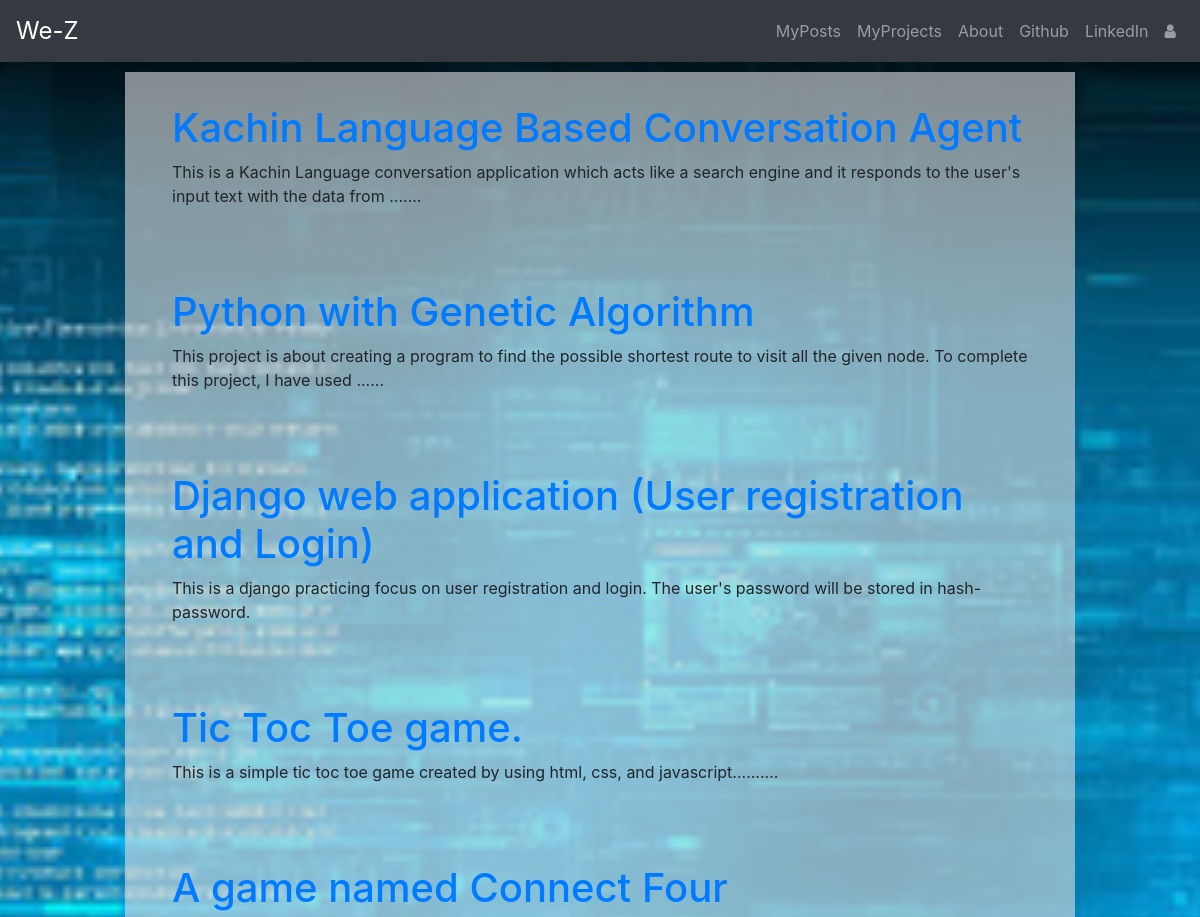
Page /projects (upper part) on the earlier database version.
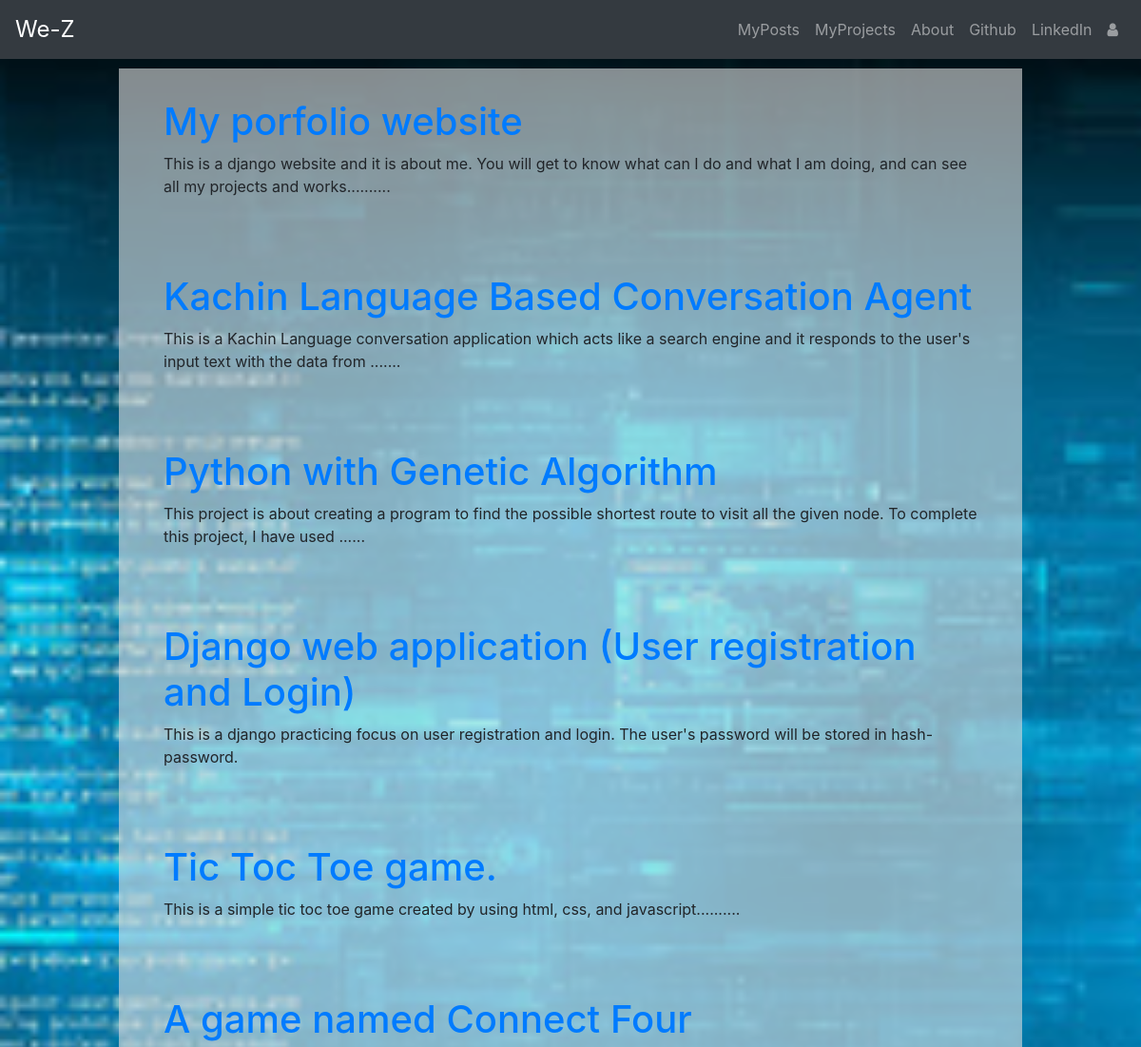
Same page on the later database version.
### projects/models.py (models this page shows, shortened)
class Project(models.Model):
    author = models.ForeignKey('auth.User',on_delete=models.CASCADE)
    title = models.CharField(max_length=200)
    pretext= models.TextField(max_length=150)
    text = models.TextField()
    link = models.URLField(max_length=200)
    priority = models.IntegerField(default=0)

### projects/views.py (the view)
# urls.py: path('',views.ProjectsListView.as_view(),name='project_list'),
class ProjectsListView(ListView):
    model = Project
    template_name = 'projects/project_list.html'
    def get_queryset(self):
        return Project.objects.order_by('-priority') #minus (-) infront of published_date order in decending

### templates/projects/project_list.html
{% extends 'porfolio/base.html' %}
{% block body_block %}
<div class="centerstage loader">
  <div class="row">
    {% for project in project_list %}
        <div class="col-md-12 col-lg-12 post" style="border: 2em solid rgba(20,20,20,0);">
            <h1><a href="{% url 'project_detail' pk=project.pk %}">{{ project.title }}</a></h1>
            <p>{{ project.pretext }}</p>
        </div>
    {% endfor %}
  </div>
</div>
{% endblock %}

### templates/porfolio/base.html (shortened to what this page needs)
<!DOCTYPE html>
{%load static%}
<html lang="en" dir="ltr">
  <head>
    <link rel="stylesheet" href="https://stackpath.bootstrapcdn.com/bootstrap/4.1.3/css/bootstrap.min.css"
>
    <link href="https://maxcdn.bootstrapcdn.com/font-awesome/4.7.0/css/font-awesome.min.css" rel="stylesheet">
    <link rel="stylesheet" href="//cdn.jsdelivr.net/medium-editor/latest/css/medium-editor.min.css" type="text/css" media="screen" charset="utf-8">
    <link rel="stylesheet" href="{% static 'css/porfolio.css' %}">
  </head>
  <body id="bg" style="background-image: url('{% static "img/background.jpg"%}')";">
  <nav class="navbar navbar-expand-lg navbar-dark bg-dark" style="position:fixed; top:0; width:100%;">
    <a class="navbar-brand bigbrand" href="{% url 'home' %}">We-Z</a>
    <div class="collapse navbar-collapse" id="bs-example-navbar-collapse-1">
      <div class="navbar-nav ml-auto white">
        {% if user.is_authenticated %}
          <a class="nav-item nav-link" href="{% url 'post_list' %}">MyPosts</a>
          <a class="nav-item nav-link" href="{% url 'project_list' %}">MyProjects</a>
          <a class="nav-item nav-link" href="{% url 'about' %}">About</a>
          <a class="nav-item nav-link" href="https://github.com/WehkawngZahkungShiengkat">Github</a>
          <a class="nav-item nav-link" href="https://www.linkedin.com/in/wehkawng-zahkung-shiengkat-1337aa182/">LinkedIn</a>
          <a class="nav-item nav-link" href="{% url 'post_new' %}">New Post</a>
          <a class="nav-item nav-link" href="{% url 'post_draft_list' %}">Drafts</a>
          <a class="nav-item nav-link" href="{% url 'logout' %}">Log out</a>
        {% else %}
          <a class="nav-item nav-link" href="{% url 'post_list' %}">MyPosts</a>
          <a class="nav-item nav-link" href="{% url 'project_list' %}">MyProjects</a>
          <a class="nav-item nav-link" href="{% url 'about' %}">About</a>
          <a class="nav-item nav-link" href="https://www.github.com">Github</a>
          <a class="nav-item nav-link" href="https://www.linkedin.com">LinkedIn</a>
          <a class="nav-item nav-link" href="{% url 'login' %}" aria-label="Login">
            <span class="fa fa-user" aria-hidden="true"></span></a>
        {% endif %}
      </div>
    </div>
  </nav>
    <div class="content container forbody">
        <div class="row">
            <div class="col-md-12 col-lg-10" style="margin:0 auto; margin-top: 1em;background-color: rgba(222,222,222,0.6);">
              <div class="blog_posts">
                {% block body_block %}{% endblock %}
              </div>
            </div>
        </div>
    </div>
  </body>
</html>

### porfolio/static/css/porfolio.css (style rules this page uses)
#bg { background-repeat: no-repeat; background-position: center; background-attachment: fixed; -webkit-background-size: cover; -moz-background-size: cover; -o-background-size: cover; background: ound-size: cover; }
.forbody { padding-top: 2.5em; padding-bottom: 2.5em; margin-top: 1em; height: fixed; }
.centerstage { margin-left: auto; margin-right: auto; }
.bigbrand { font-size: 1.5em; }
.loader { filter:hue-rotate(0deg); color: linear-gradient(45deg,#0f8,#08f); animation:hue 5000ms infinite linear; }

Differences in the rows shown:
added Project: title "My porfolio website", pretext "This is a django website and it is about me. You will get to know what can I do and what I am doing, and can see all my projects and works.........."
